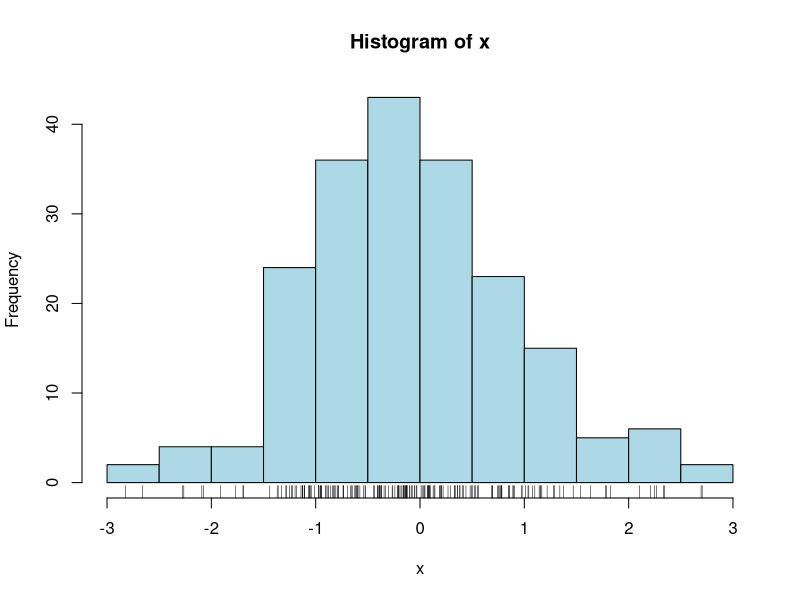
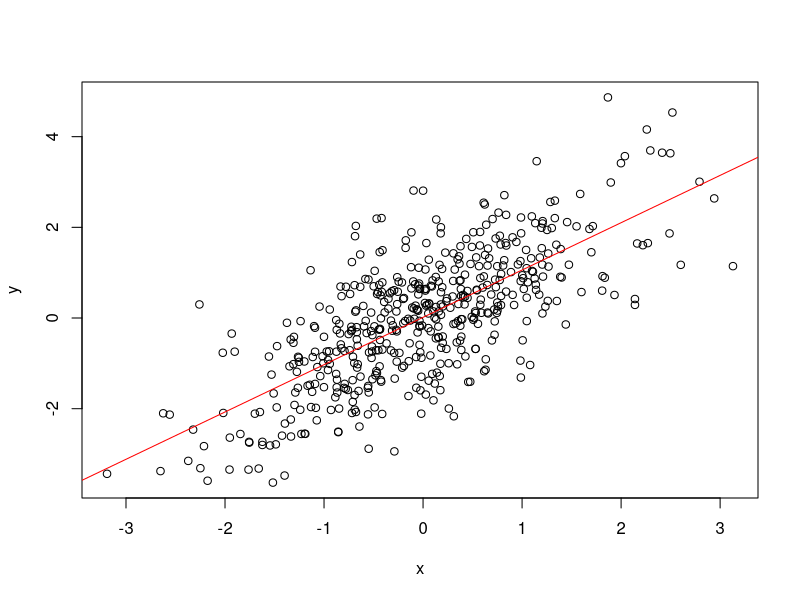
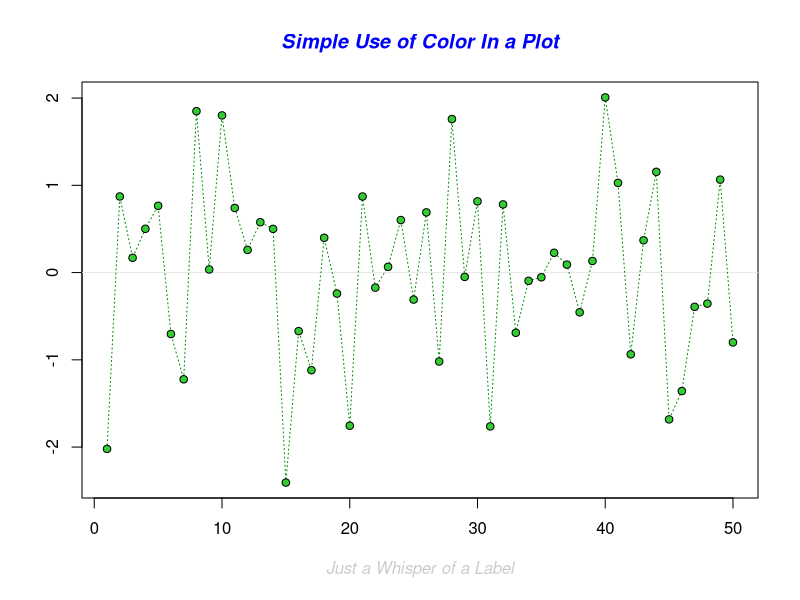
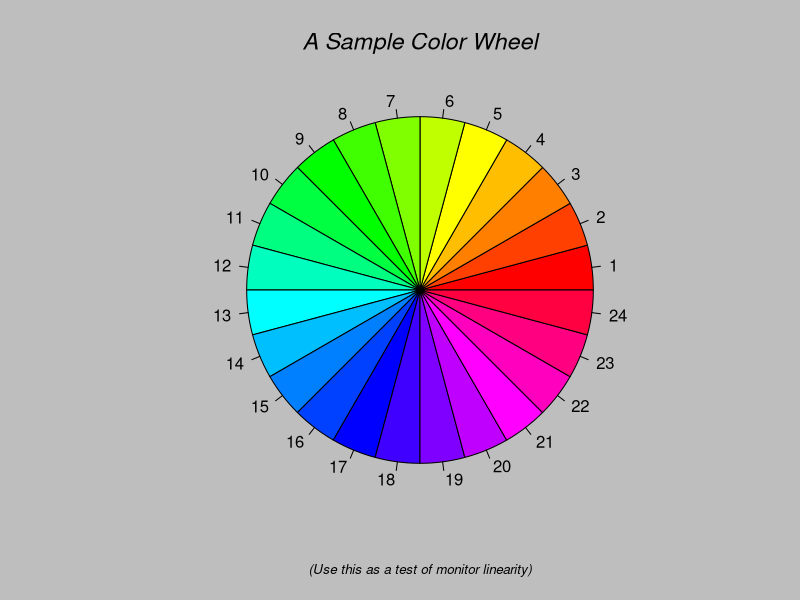
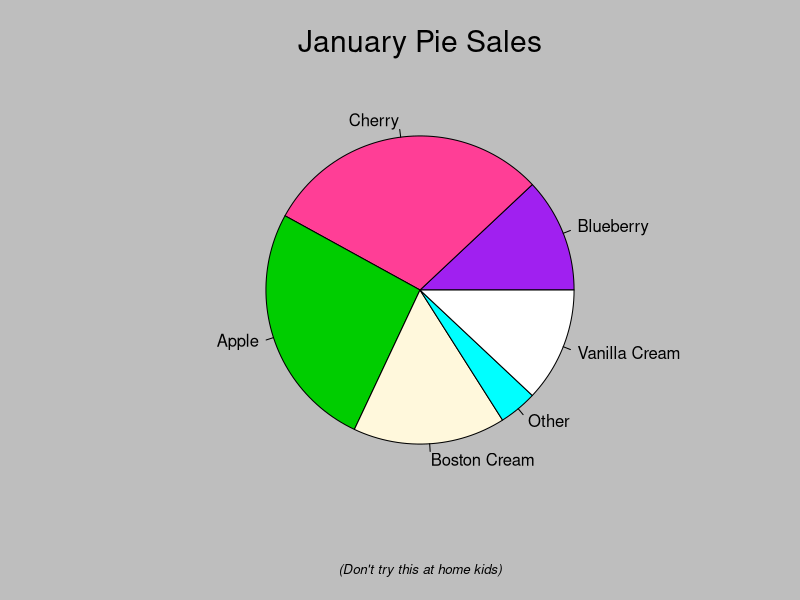
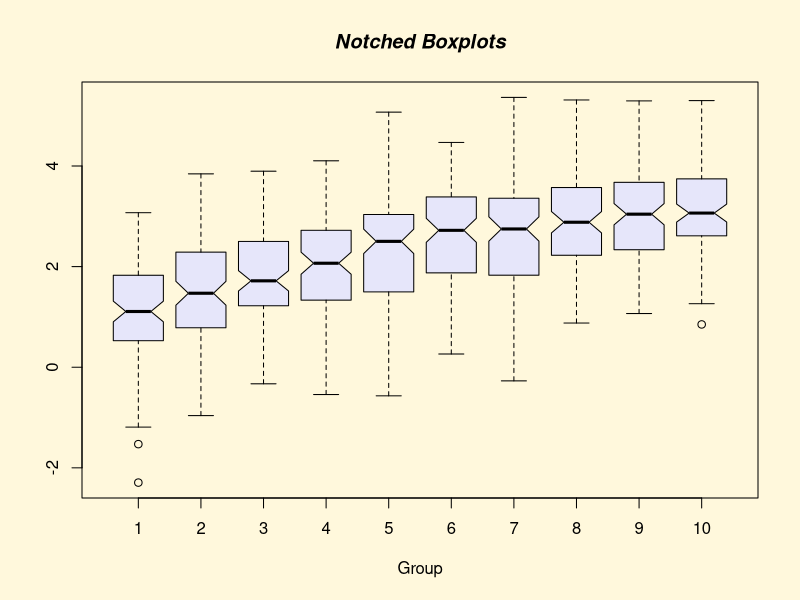
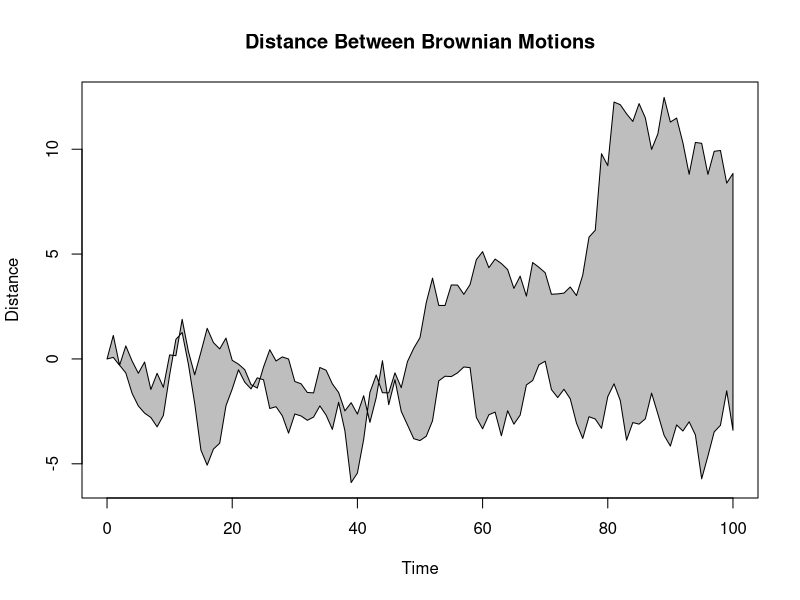
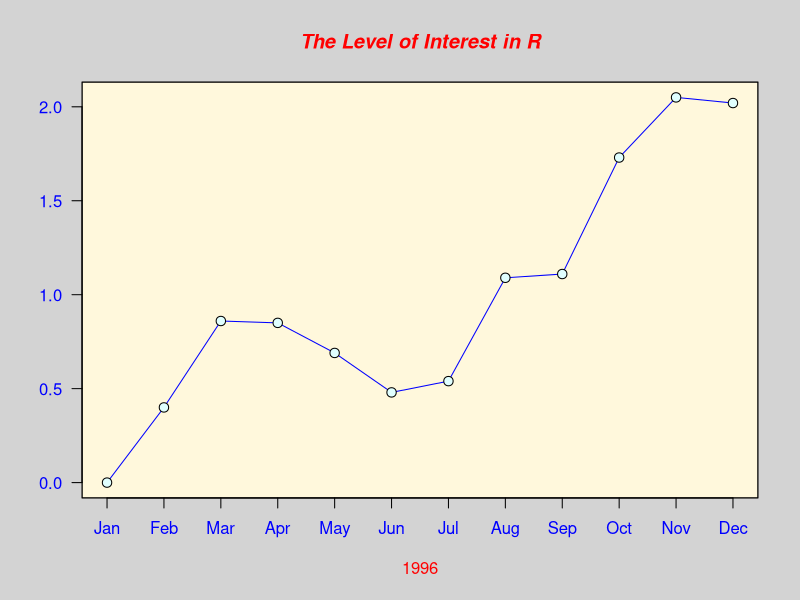

Write R code to recreate these figures, in order.
x = rnorm(200)
hist(x, col="light blue")
rug(x)
stem(x)

x <- rnorm(500)
y <- x + rnorm(500)
plot(y~x)

a = lm(y~x)
abline(a, col="red")
print("Hello, world!")
paste("the min of x = ", min(x))
demo(graphics)